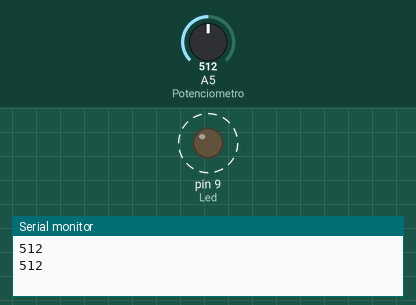
Recording of a sketch running on a simulated Arduino Uno, built with avr-gcc and run on an emulated ATmega328P. Shown: output pins drawn as LEDs (lit = HIGH), the last lines printed to the serial monitor. Dashed ring = blinking. Inputs (shaded band) come from the test bench; at power-on: A5 (Potenciometro) = 512.

Above: at 1.8 s.
1.9 s: A5 (Potenciometro) set to 306
At 2.2 s:
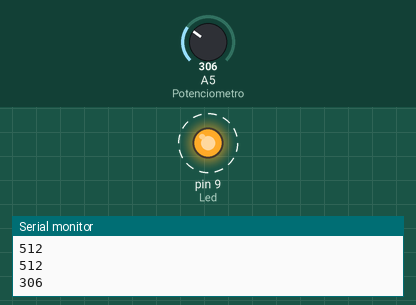
5.4 s: A5 (Potenciometro) set to 122
At 5.56 s:
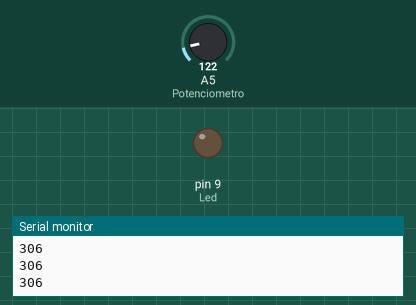
Timing chart, 0 to 14.9 s (numbered marks = the images above; inputs shaded):
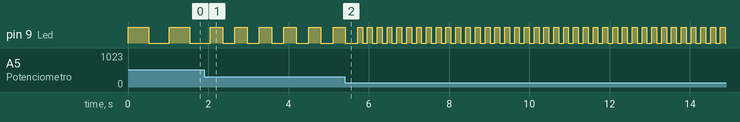

The sketch:

potenciometro.ino
```cpp
const int Potenciometro = 5;
const int Led = 9;
int ValorPoten = 0;

void setup() {
  Serial.begin(9600);
pinMode(Led, OUTPUT);
}

void loop() {
ValorPoten = analogRead(Potenciometro);
Serial.println(ValorPoten);
digitalWrite(Led, HIGH);
delay(ValorPoten);
digitalWrite(Led, LOW);
delay(ValorPoten);
}
```

Measured:
- after the input at 1.9 s, pin 9 (Led): alternates HIGH for 0.31 s and LOW for 0.31 s, starting after 0.46 s
- by itself, pin 9 (Led): alternates HIGH for 0.51 s and LOW for 0.51 s
